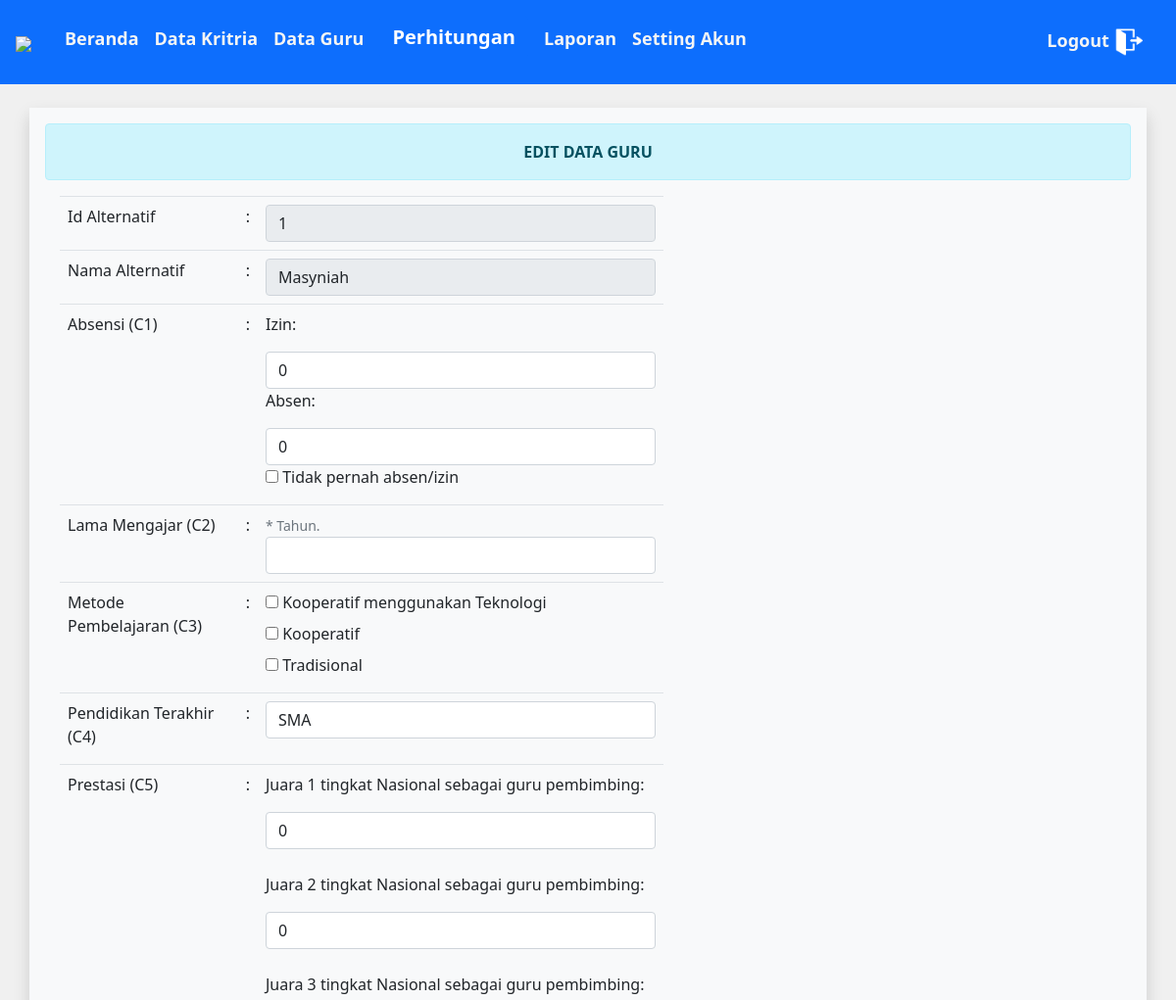
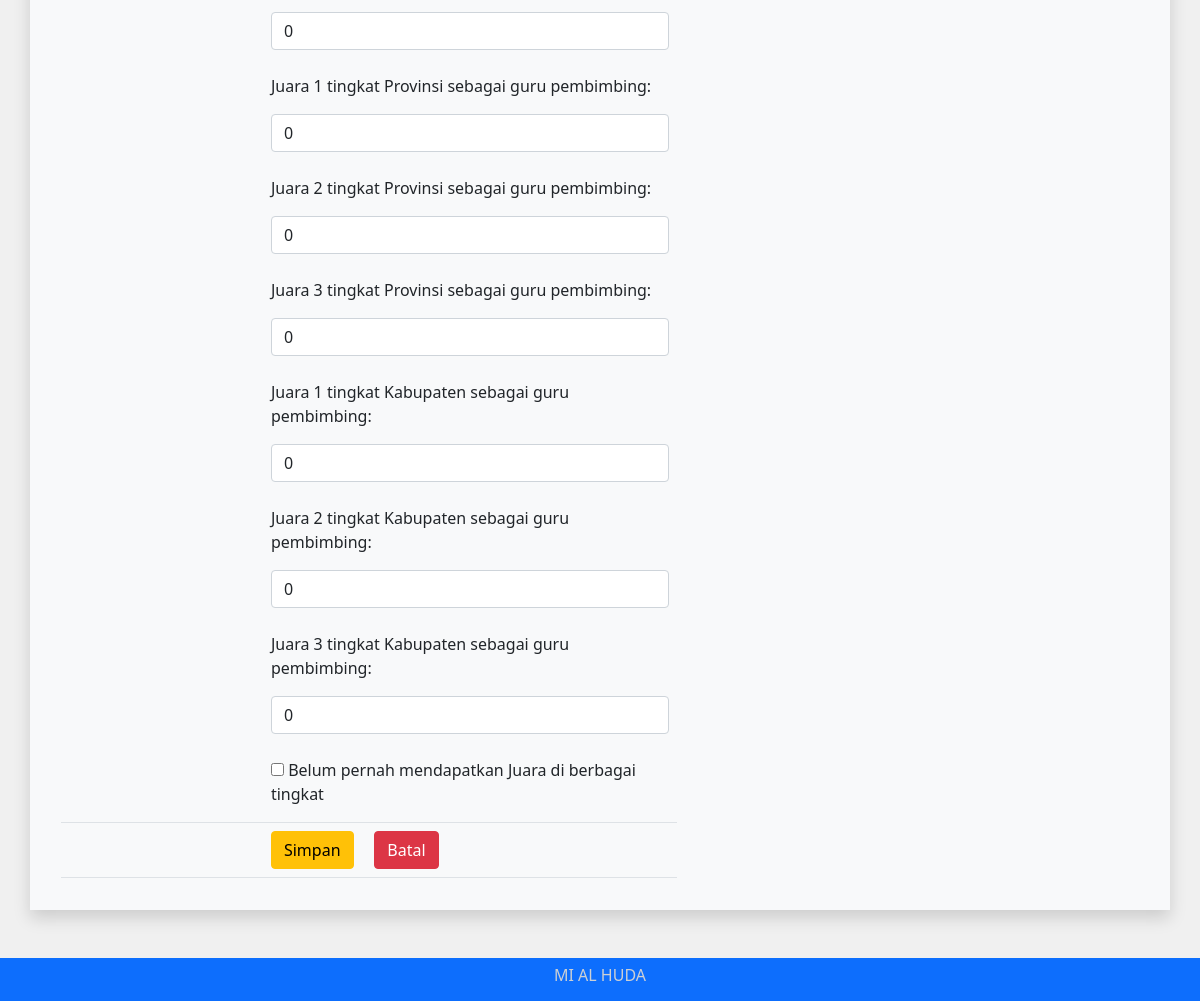
Screenshot of /admin/edit_data_guru.php?id_alternatif=1 (signed in) with the database file from the repository (2 pictures, top to bottom).
### tables this page shows
CREATE TABLE `alternatif` (
  `id_alternatif` int(11) NOT NULL,
  `nama` varchar(255) NOT NULL
);

CREATE TABLE `kriteria` (
  `id_kriteria` int(11) NOT NULL,
  `kriteria` varchar(255) NOT NULL,
  `bobot` int(11) NOT NULL,
  `type` varchar(255) NOT NULL
);

### functions.php (called while the page is built, shortened)
<?php
$con = mysqli_connect("localhost", "root", "", "db_moora_improve");
function tampilguru($query)
{
	global $con;
	$data = mysqli_query($con, $query);
	$rows = [];
	while ($row = mysqli_fetch_assoc($data)) {
		$rows[] = $row;
	}
	return $rows;
}
function get_all_kriteria()
{
	global $con;
	$data = mysqli_query($con, "SELECT * FROM kriteria");
	$rows = [];
	while ($row = mysqli_fetch_assoc($data)) {
		$rows[] = $row;
	}
	return $rows;
}

### admin/edit_data_guru.php (the view, shortened to what this page needs)
<?php
require '../functions.php';
$id_alternatif = $_GET['id_alternatif'];
$data = tampilguru("SELECT * FROM alternatif WHERE id_alternatif = '$id_alternatif' ")[0];
$data_kriteria = get_all_kriteria();
?>
<!doctype html>
<html lang="en">
<head>
    <link rel="stylesheet" type="text/css" href="../bootstrap/css/bootstrap.min.css">
    <link href="https://cdn.jsdelivr.net/npm/bootstrap@5.1.3/dist/css/bootstrap.min.css" rel="stylesheet"
>
</head>
<body bgcolor="f0f0f0">
    <?php require("navigasi.php") ?>
    <br>
    <div class="container bg-light shadow p-3 mb-5">
        <div class="alert alert-info">
            <center><b>EDIT DATA GURU</b></center>
        </div>
        <div class="col-md-7">
            <form method="post" class="form-group">
                <table class="table">
                    <tr>
                        <td width="200"><label>Id Alternatif</label></td>
                        <td> : </td>
                        <td width="500"><input type="text" name="id_alternatif" value="<?= $data['id_alternatif']; ?>"
                                readonly class="form-control" autocomplete="off"></td>
                    </tr>
                    <tr>
                        <td><label>Nama Alternatif</label></td>
                        <td> : </td>
                        <td width="500"> <input type="text" name="nama_alternatif" value="<?= $data['nama']; ?>"
                                class="form-control" autocomplete="off" readonly></td>
                    </tr>
                    <?php foreach ($data_kriteria as $kriteria) { ?>
                        <tr>
                            <td><label>
                                    <?= $kriteria['kriteria'] ?> (C<?= $kriteria["id_kriteria"] ?>)
                                </label></td>
                            <td> : </td>
                            <td width="500">
                                <?php if ($kriteria['id_kriteria'] == 1) { ?>
                                    <div>
                                        <label>Izin:</label>
                                        <input type="number" name="c1_izin_value" id="c1_izin_value" value="0"
                                            class="form-control mt-2" placeholder="Masukkan jumlah izin"
                                            oninput="calculateSumForC1()">
                                    </div>
                                    <div>
                                        <label>Absen:</label>
                                        <input type="number" name="c1_absen_value" id="c1_absen_value" value="0"
                                            class="form-control mt-2" placeholder="Masukkan jumlah absen"
                                            oninput="calculateSumForC1()">
                                    </div>
                                    <label>
                                        <input type="checkbox" name="c<?= $kriteria['id_kriteria'] ?>[]" value="1"
                                            id="c1_tech_checkbox" onchange="toggleAbsenceFields(this)"> Tidak pernah
                                        absen/izin
                                    </label><br>
                                <?php } ?>
                                <?php if ($kriteria['id_kriteria'] == 2) { ?>
                                    <small class="text-muted">* Tahun.</small>
                                    <input type="number" name="c<?= $kriteria['id_kriteria'] ?>" class="form-control"
                                        autocomplete="off"
                                <?php } ?>
                                <?php if ($kriteria['id_kriteria'] == 3) { ?>
                                    <div>
                                        <label><input type="checkbox" name="c<?= $kriteria['id_kriteria'] ?>[]" value="3"
                                                onchange="calculateSumForC3()"> Kooperatif menggunakan Teknologi</label><br>
                                        <label><input type="checkbox" name="c<?= $kriteria['id_kriteria'] ?>[]" value="2"
                                                onchange="calculateSumForC3()"> Kooperatif</label><br>
                                        <label><input type="checkbox" name="c<?= $kriteria['id_kriteria'] ?>[]" value="1"
                                                onchange="calculateSumForC3()"> Tradisional</label><br>
                                    </div>
                                <?php } else if ($kriteria['id_kriteria'] == 5) { ?>
                                    <div>
                                        <label>Juara 1 tingkat Nasional sebagai guru pembimbing:</label>
                                        <input type="number" name="c5_juara1_nasional" id="c5_juara1_nasional" value="0"
                                            class="form-control mt-2" placeholder="Masukkan jumlah juara"
                                            oninput="calculateSumForC5()"><br>
                                        <label>Juara 2 tingkat Nasional sebagai guru pembimbing:</label>
                                        <input type="number" name="c5_juara2_nasional" id="c5_juara2_nasional" value="0"
                                            class="form-control mt-2" placeholder="Masukkan jumlah juara"
                                            oninput="calculateSumForC5()"><br>
                                        <label>Juara 3 tingkat Nasional sebagai guru pembimbing:</label>
                                        <input type="number" name="c5_juara3_nasional" id="c5_juara3_nasional" value="0"
                                            class="form-control mt-2" placeholder="Masukkan jumlah juara"
                                            oninput="calculateSumForC5()"><br>
                                        <label>Juara 1 tingkat Provinsi sebagai guru pembimbing:</label>
                                        <input type="number" name="c5_juara1_provinsi" id="c5_juara1_provinsi" value="0"
                                            class="form-control mt-2" placeholder="Masukkan jumlah juara"
                                            oninput="calculateSumForC5()"><br>
                                        <label>Juara 2 tingkat Provinsi sebagai guru pembimbing:</label>
                                        <input type="number" name="c5_juara2_provinsi" id="c5_juara2_provinsi" value="0"
                                            class="form-control mt-2" placeholder="Masukkan jumlah juara"
                                            oninput="calculateSumForC5()"><br>
                                        <label>Juara 3 tingkat Provinsi sebagai guru pembimbing:</label>
                                        <input type="number" name="c5_juara3_provinsi" id="c5_juara3_provinsi" value="0"
                                            class="form-control mt-2" placeholder="Masukkan jumlah juara"
                                            oninput="calculateSumForC5()"><br>
                                        <label>Juara 1 tingkat Kabupaten sebagai guru pembimbing:</label>
                                        <input type="number" name="c5_juara1_kabupaten" id="c5_juara1_kabupaten" value="0"
                                            class="form-control mt-2" placeholder="Masukkan jumlah juara"
                                            oninput="calculateSumForC5()"><br>
                                        <label>Juara 2 tingkat Kabupaten sebagai guru pembimbing:</label>
                                        <input type="number" name="c5_juara2_kabupaten" id="c5_juara2_kabupaten" value="0"
                                            class="form-control mt-2" placeholder="Masukkan jumlah juara"
                                            oninput="calculateSumForC5()"><br>
                                        <label>Juara 3 tingkat Kabupaten sebagai guru pembimbing:</label>
                                        <input type="number" name="c5_juara3_kabupaten" id="c5_juara3_kabupaten" value="0"
                                            class="form-control mt-2" placeholder="Masukkan jumlah juara"
                                            oninput="calculateSumForC5()"><br>
                                        <label>
                                            <input type="checkbox" name="c5_tech_checkbox" id="c5_tech_checkbox"
                                                onchange="toggleAllC5Fields(this)"> Belum pernah mendapatkan Juara di
                                            berbagai tingkat
                                        </label><br>
                                    </div>
                                <?php } elseif ($kriteria['id_kriteria'] == 4) { ?>
                                    <select name="c<?= $kriteria['id_kriteria'] ?>" class="form-control">
                                        <option value="1">SMA</option>
                                    </select>
                                <?php } ?>
                            </td>
                        </tr>
                    <?php } ?>
                    <td></td>
                    <td></td>
                    <td><button type="submit" name="edit" class="btn btn-warning">Simpan </button> &nbsp;&nbsp;&nbsp;
                        <a href="data_guru.php" class="btn btn-danger">Batal</a>
                    </td>
                </table>
            </form>
        </div>
    </div>
    <div class="col-md-12 bg-primary">
        <div class="copyright">
            <h6>MI AL HUDA</h6>
        </div>
    </div>
</body>
</html>

### admin/edit_data_guru.php (style rules this page uses)
body { background-color: #f0f0f0; }
.container { min-height: calc(100vh - 211px - -60px); }
.col-md-12 { padding: 8px; }
.copyright { text-align: center; color: #CDD0D4 }

### rows the page displays
alternatif: id_alternatif "1", nama_alternatif "Masyniah"
kriteria: kriteria "Absensi", id_kriteria "1"
kriteria: kriteria "Lama Mengajar", id_kriteria "2"
kriteria: kriteria "Metode Pembelajaran", id_kriteria "3"
kriteria: kriteria "Pendidikan Terakhir", id_kriteria "4", c4 "SMA"
kriteria: kriteria "Prestasi", id_kriteria "5"
